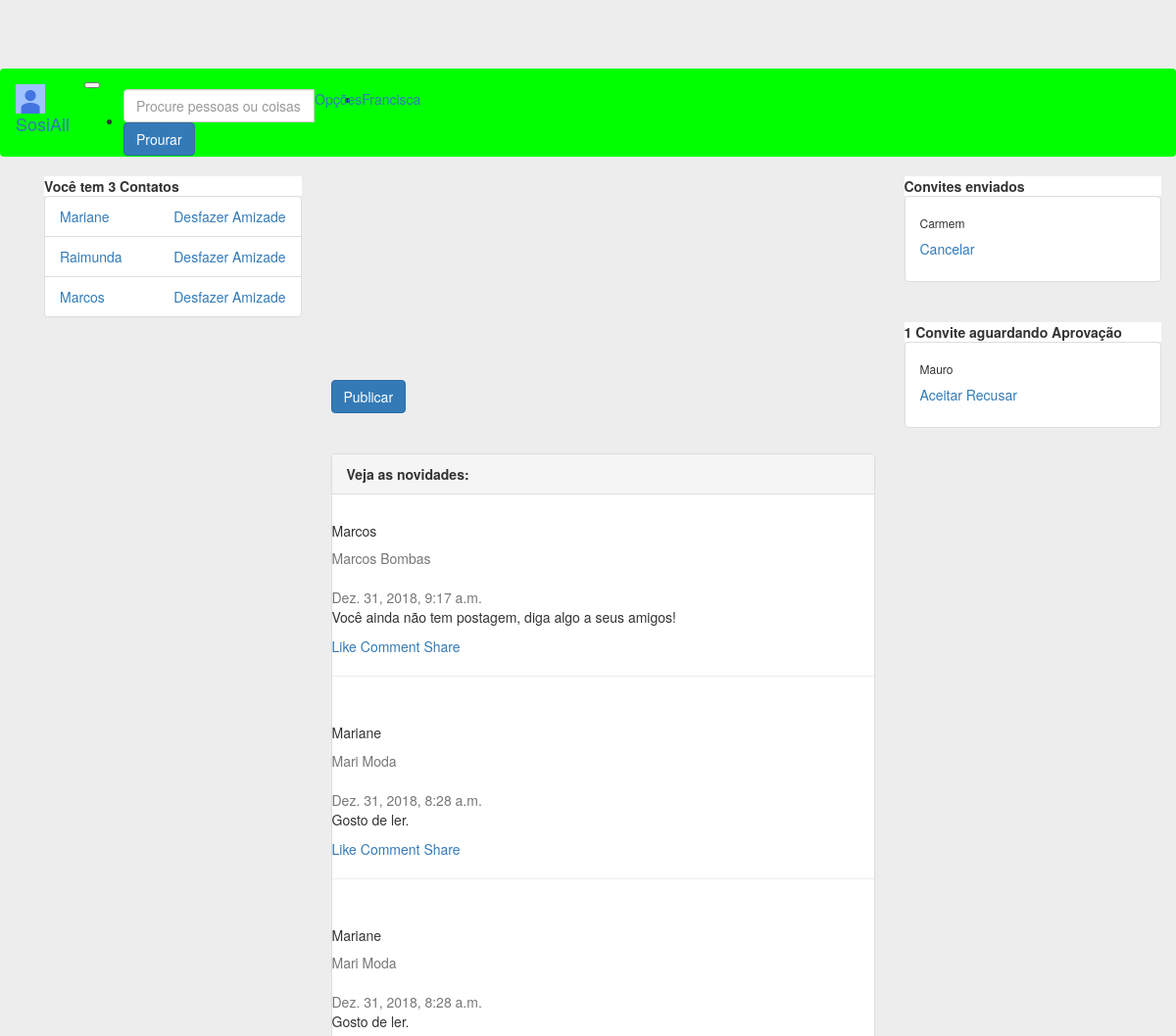
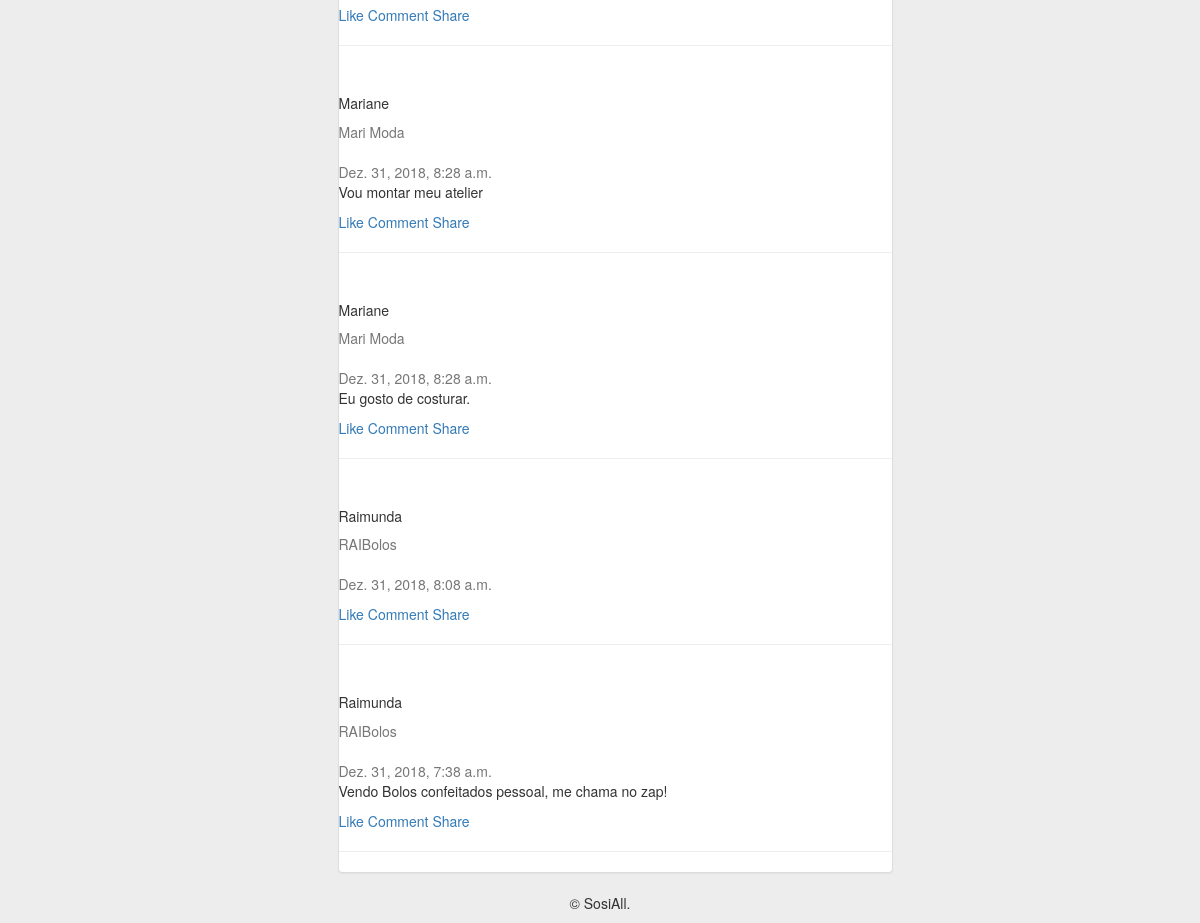
Page / (signed in) on the earlier database version (2 pictures, top to bottom).
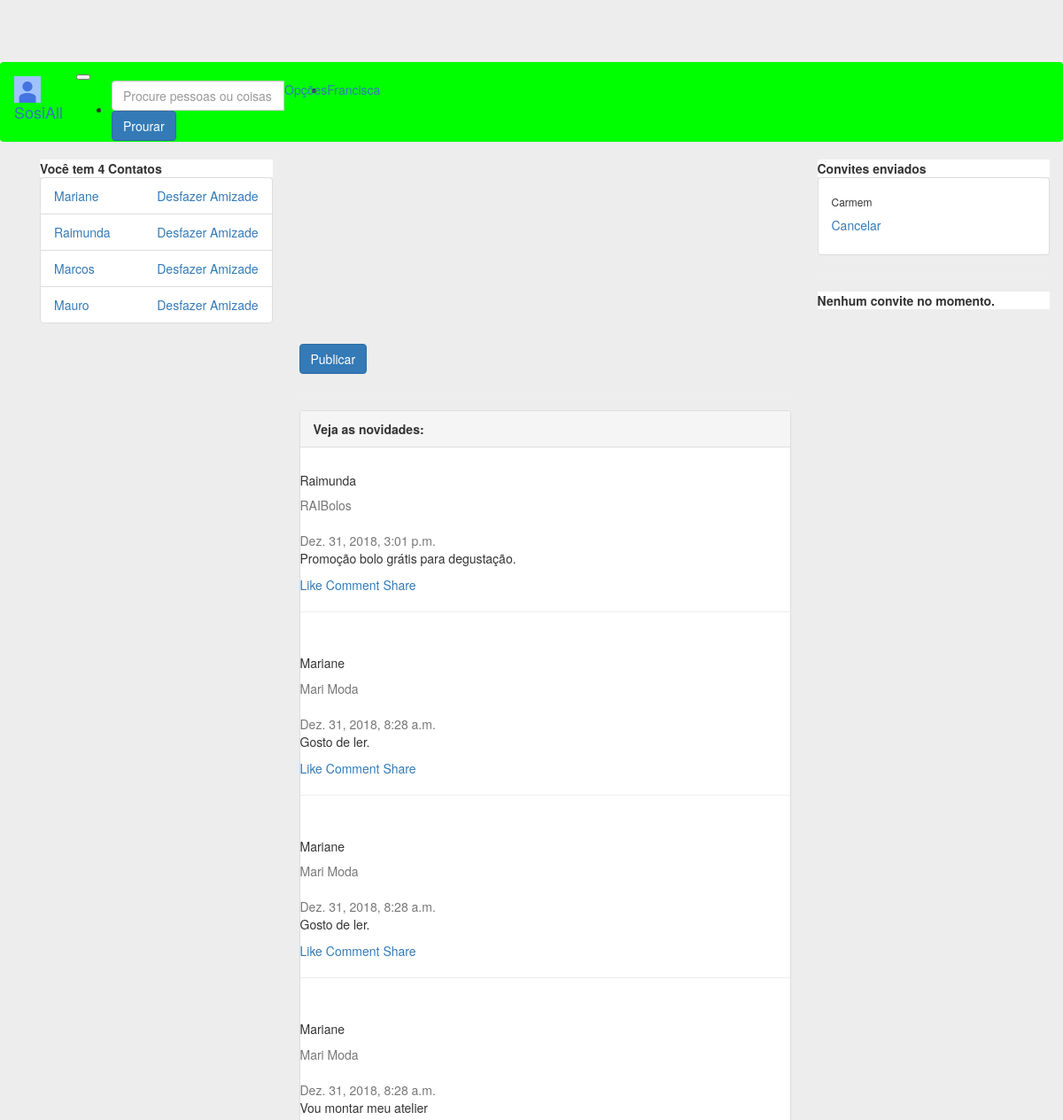
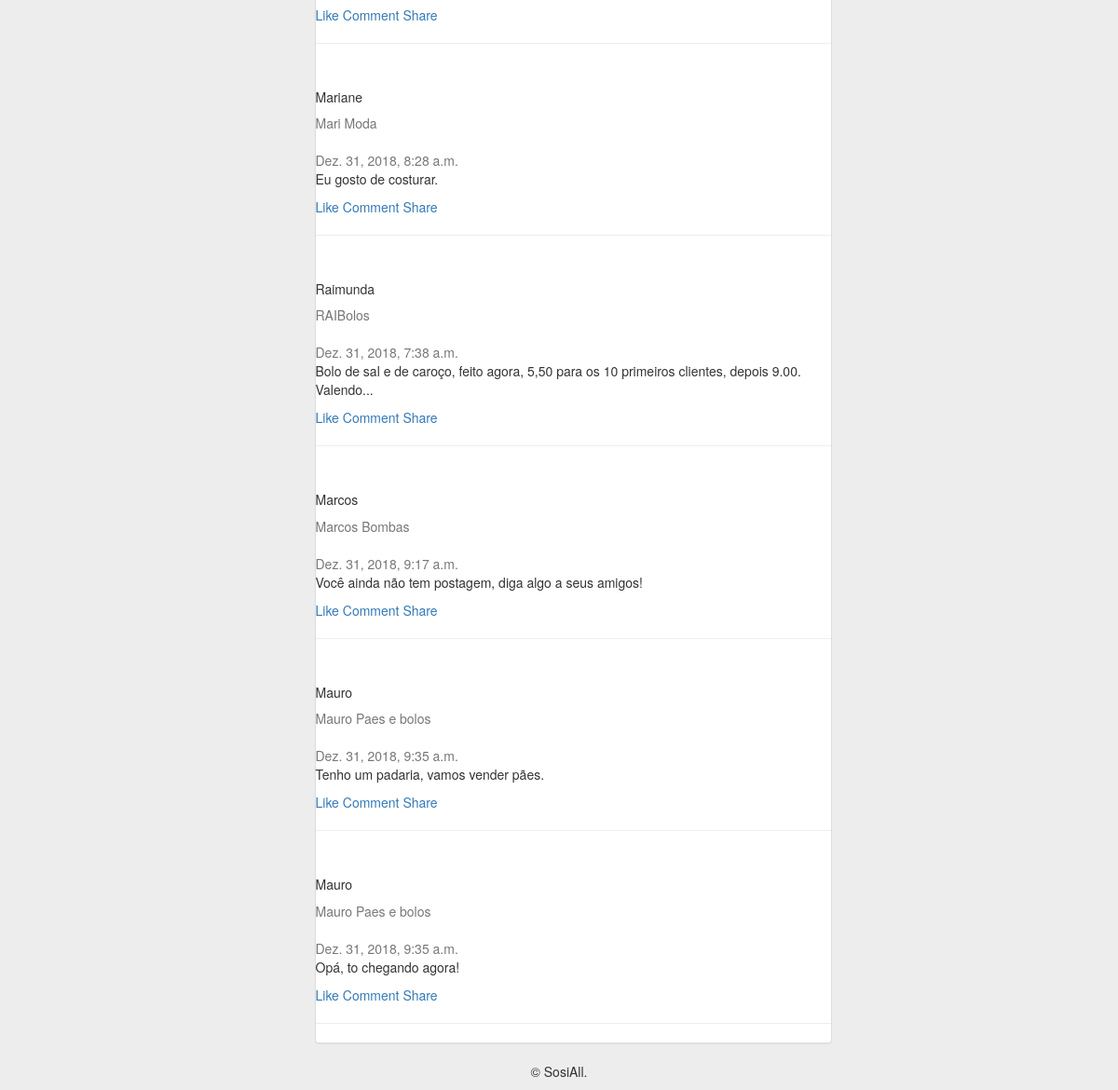
Same page on the later database version (2 pictures, top to bottom).
### perfis/models.py (models this page shows, shortened)
class Perfil(models.Model):
    nome = models.CharField(max_length=255, null=False)
    telefone = models.CharField(max_length=15, null=False)
    nome_empresa = models.CharField(max_length=255, null=False)
    contatos = models.ManyToManyField('Perfil')
    usuario = models.OneToOneField(User, related_name='perfil', on_delete=models.CASCADE)
    criado_em = models.DateTimeField(auto_now_add=True)
    atualizado_em = models.DateTimeField(auto_now=True)
    convidavel = models.BooleanField(blank=True, null=True)
    ativa = models.BooleanField(default=True)
    justificativa = models.TextField(null=True)
    bloqueado = models.BooleanField(default=False)
    error_mensage = models.CharField(max_length=512, null=True)
    foto = models.ImageField(blank=True, null=True, upload_to='media/')
    capa = models.ImageField(blank=True, null=True, upload_to='media/')
    def __str__(self):
        return self.nome

class Convite(models.Model):
    solicitante = models.ForeignKey(Perfil, on_delete=models.CASCADE, related_name='convites_feitos')
    convidado = models.ForeignKey(Perfil, on_delete=models.CASCADE, related_name='convites_recebidos')

### posts/models.py (models this page shows)
class Post(models.Model):
    user = models.ForeignKey(Perfil, related_name='postagens', on_delete=models.DO_NOTHING)
    postagem = models.CharField(max_length=255)
    created_at = models.DateTimeField(auto_now_add=True)
    init = models.BooleanField(default=False)
    def __str__(self):
        return self.postagem
    class Meta:
        ordering = ('-created_at',)

### perfis/views.py (the view)
# urls.py: path('', views.index, name='index'),
@login_required
def index(request):
    mensagem = ''
    perfil_logado = get_perfil_logado(request)
    if perfil_logado.ativa == False or perfil_logado.bloqueado == True:
        return render(request,'perfis/transicao.html', {'perfil_logado': perfil_logado, 'mensagem':mensagem})
    form = PostModelForm()
    if perfil_logado.usuario.is_superuser:
        return render(request, 'perfis/index.html', {'perfis': Perfil.objects.all(),
         'perfil_logado': perfil_logado, 'form':form, 'posts':getPosts(perfil_logado), 'mensagem':mensagem})
    return render(request, 'perfis/index.html', {'perfis': Perfil.objects.filter(ativa=True, bloqueado=False),
        'perfil_logado': perfil_logado, 'form':form, 'posts':getPosts(perfil_logado), 'mensagem':mensagem})

### posts/forms.py
class PostModelForm(forms.ModelForm):
    class Meta:
        model = Post
        fields = ['postagem']
        widgets = {
            'postagem': forms.Textarea(attrs={'class': 'form-control', 'maxlength': 255, 'rows': '4', 'cols': '20'}),
        }

### perfis/views.py (called while the page is built)
def getPosts(perfil_logado):
    perfilPosts=[]
    for post in perfil_logado.postagens.all():
        perfilPosts.append(post)
    for perfil in perfil_logado.contatos.all():
        for post in perfil.postagens.all():
            if len(perfilPosts) == 0:
                perfilPosts.append(post)
            for ind in range(len(perfilPosts)):
                if post.created_at > perfilPosts[ind].created_at:
                    perfilPosts.insert(ind,post)
                    break
                else:
                    perfilPosts.append(post)
                    break
    return perfilPosts

def get_perfil_logado(request):
    return request.user.perfil

### perfis/templates/perfis/index.html (shortened to what this page needs)
{% extends 'perfis/base_b.html' %}
{% block body %}
        <div class="card gedf-card">
                    <form action="{% url 'add' perfil_logado.id %}" method="POST" enctype="multipart/form-data">
                    <div class="card-body">
                        <div class="tab-content" id="myTabContent">
                        </div>
                        <div class="btn-toolbar justify-content-between">
                            <div class="btn-group">
                                <button type="submit" class="btn btn-primary">Publicar</button>
                            </div>
                            <div class="btn-group">
                                <button id="btnGroupDrop1" type="button" class="btn btn-link dropdown-toggle" data-toggle="dropdown" aria-haspopup="true"
                                    aria-expanded="false">
                                </button>
                            </div>
                        </div>
                    </div>
                </form>
                </div>
                <hr>
        <div class="panel panel-default">
            <div class="panel-heading">
                <strong>Veja as novidades:</strong>
            </div>
            {% if posts %}
                {% for post in posts %}
                <div class="card gedf-card">
                    <div class="card-header">
                        <div class="d-flex justify-content-between align-items-center">
                            <div class="d-flex justify-content-between align-items-center">
                                <div class="mr-2">
                                </div>
                                <div class="ml-2">
                                    <div class="h5 m-0">{{post.user.nome}}</div>
                                    <div class="h7 text-muted">{{post.user.nome_empresa}}</div>
                                </div>
                            </div>
                            <div>
                                <div class="dropdown">
                                    <button class="btn btn-link dropdown-toggle" type="button" id="gedf-drop1" data-toggle="dropdown" aria-haspopup="true" aria-expanded="false">
                                    </button>
                                </div>
                            </div>
                        </div>
                    </div>
                    <div class="card-body">
                        <div class="text-muted h7 mb-2"> {{post.created_at}}</div>
                        <p class="card-text">
                            {{post}}
                        </p>
                    </div>
                    <div class="card-footer">
                        <a href="#" class="card-link"> Like</a>
                        <a href="#" class="card-link"> Comment</a>
                        <a href="#" class="card-link"> Share</a>
                    </div>
                </div>
                <hr>
                {% endfor %}
            {% else %}
                <p>Não há Posts Cadastrados!</p>
            {% endif %}
        </div>
{% endblock %}

### perfis/templates/perfis/base_b.html (shortened to what the changed rows need)
<!DOCTYPE html>
{% load static %}
<html>
<head>
	<link rel="stylesheet" href="{% static 'bootstrap/css/bootstrap.min.css' %}">
    <link rel="stylesheet" href="{% static 'fontawesome/css/fontawesome-all.min.css' %}">
    <link rel="stylesheet" href="{% static 'styles/basic.css' %}">
</head>
<body>
	<div class="container">
    	<div class="container">
    		<div class="row">
    			<div class="col-md-3" id="nav">
    				<div class="card">
			            {% with total=perfil_logado.contatos.count %}
			                {% if total %}
			                    <div class="card-header">
			                        <strong>Você tem  {{ total }}
			                            Contato{{ total|pluralize }}
			                        </strong>
			                    </div>
			                    <ul class="list-group">
			                        {% for perfil in perfil_logado.contatos.all %}
			                            <li class="list-group-item">
			                                <a href="{% url 'exibir' perfil.id %}">
			                                    {{ perfil }}
			                                </a>
			                                <a class="pull-right" href="{% url 'desfazer' perfil.id %}" onclick="return confirm('Deseja mesmo  desfazer amizade com {{perfil.nome}}?')">
			                                    Desfazer Amizade
			                                </a>
			                            </li>
			                        {% endfor %}
			                    </ul>
			                {% else %}
			                    <div class="pcard-header">
			                        <strong>Você não tem contatos</strong>
			                    </div>
			                {% endif %}
			            {% endwith %}
			        </div>
    			</div>
    			<div class="col-md-6">
    				{% block body %}
        			{% endblock %}
    			</div>
    			<div class="col-md-3" id="aside">
    				<div class="card">
					 	<ul class="list-group list-group-flush">
					 		{% for convite in perfil_logado.convites_feitos.all %}
					    	<li class="list-group-item">
					    		<div class="card-body" id="card-body">
					    			<h6 class="card-title">{{convite.convidado.nome }}</h6>
					    			<a href="{% url 'recusar' convite.id %}" class="card-link">Cancelar</a>
					    		</div>
					    	</li>
					 		{% endfor %}
					 	</ul>
					</div>
					<div class="card">
						 {% with total=perfil_logado.convites_recebidos.count %}
						 {% if total %}
						<div class="card-header">
							<strong>
								{{ total }} Convite{{ total|pluralize }} aguardando Aprovação
			                </strong>
						</div>
						<ul class="list-group list-group-flush">
						{% for convite in perfil_logado.convites_recebidos.all %}
							<li class="list-group-item">
								<div class="card-body" id="card-body">
									<h6 class="card-text">{{ convite.solicitante.nome }}</h6>
									<a href="{% url 'aceitar' convite.id %}" class="card-link">Aceitar</a>
									<a href="{% url 'recusar' convite.id %}" class="card-link">Recusar</a>
								</div>
							</li>
						{% endfor %}
						</ul>
						{% else %}
						<div class="card-header">
							<strong>Nenhum convite no momento.</strong>
						</div>
						{% endif %}
						{% endwith %}
					</div>
    			</div>
    		</div>
    	</div>
	</div>
</body>
</html>

Differences in the rows shown:
removed Post: user.nome "Raimunda", user.nome_empresa "RAIBolos", created_at "Dez. 31, 2018, 8:08 a.m."
removed Convite: solicitante.nome "Mauro"
now on this page (row unchanged): Perfil: nome "Mauro"
added Post: user.nome "Raimunda", user.nome_empresa "RAIBolos", created_at "Dez. 31, 2018, 3:01 p.m.", postagem "Promoção bolo grátis para degustação."
changed Post: postagem "Vendo Bolos confeitados pessoal, me chama no zap!" → "Bolo de sal e de caroço, feito agora, 5,50 para os 10 primeiros clientes, depois 9.00. Valendo..."
shown differently, row unchanged: Post "Dez. 31, 2018, 9:17 a.m.": moves down the list
now on this page (row unchanged): Post: user.nome "Mauro", user.nome_empresa "Mauro Paes e bolos", created_at "Dez. 31, 2018, 9:35 a.m.", postagem "Tenho um padaria, vamos vender pães."
now on this page (row unchanged): Post: user.nome "Mauro", user.nome_empresa "Mauro Paes e bolos", created_at "Dez. 31, 2018, 9:35 a.m.", postagem "Opá, to chegando agora!"
Other differences:
{{ total }}: "3" → "4"
{{ total }}: "1" → (not shown)
text no longer shown: "Convite aguardando Aprovação"
text now shown: "Nenhum convite no momento."
